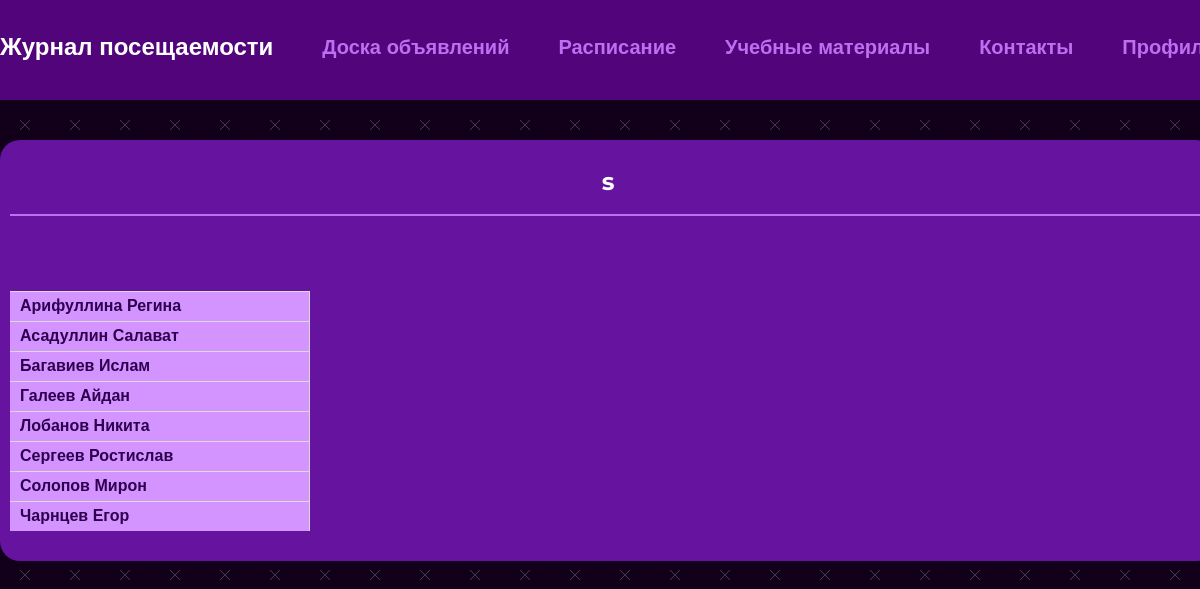
The page /lesson (signed in) on the database its author committed.
### main/models.py (models this page shows, shortened)
class Student(models.Model):
    SIMPLE_STUDENT = 0
    STUDENT_WITH_CAPABILITIES = 1
    HEADMAN = 2
    PERMISSION = [
        (SIMPLE_STUDENT, 'Обычный студент'),
        (STUDENT_WITH_CAPABILITIES, 'Студент с дополнительными возможностями'),
        (HEADMAN, 'Староста')
    ]
    WAITING = 0
    IS_APPPROVED = 1
    NOT_APPPROVED = 2
    STATE =[
        (WAITING, "Ожидание"),
        (IS_APPPROVED, 'Одобрено'),
        (NOT_APPPROVED, "Не одобрено")
    ]
    permission = models.SmallIntegerField(choices=PERMISSION, default=SIMPLE_STUDENT)
    room = models.ForeignKey(Room, on_delete=models.CASCADE)
    user = models.OneToOneField(User, on_delete=models.CASCADE)
    state = models.SmallIntegerField(choices=STATE, default=WAITING)
    class Meta:
        ordering = ['state']

### main/views.py (the view)
# urls.py: path('lesson', views.lesson, name='lesson'),
@login_required()
def lesson(request):
    cur_student = get_student(request)
    group = get_group(cur_student)
    cur_lesson = request.session.get('lesson_name')
    data = AttendanceLog.objects.filter(room=cur_student.room, lesson=cur_lesson)
    dates_iterator = data.values_list('date').iterator()
    dates = sorted(set(i for i in dates_iterator))
    list_of_students_by_date = {}
    for i in dates:
        temp = data.filter(date=i[0])
        list_of_students_by_date[i] = get_list_by_status(temp, group)
    contex = {
        'perm': get_perm(cur_student.permission),
        'group': group,
        'lesson_name': cur_lesson,
        'data_by_date': list_of_students_by_date,
        'navbar': 'lesson'
    }
    if 'date' in request.session:
        del request.session['date']
    for i in request.POST.keys():
        if i.find("*") != -1:
            date = i.split("*")[-1]
            request.session['date'] = datetime.datetime.strptime(date, "%B %d, %Y").strftime("%Y-%m-%d")
            return redirect("lesson_edit")
    if request.POST.get('delete'):
        temp = AttendanceLog.objects.filter(room=cur_student.room,
                                            lesson=cur_lesson)
        if temp.exists():
            temp.delete()
        return redirect("lesson")
    return render(request, "main/lesson.html", context=contex)

### main/views.py (called while the page is built)
def get_student(request):
    return Student.objects.get(user=request.user)

def get_group(cur_student):
    group = Student.objects.filter(room=cur_student.room).order_by('user__last_name', 'user__first_name')
    return group

def get_perm(permission):
    if permission == 0:
        return False
    return True

### main/templates/main/lesson.html (shortened to what this page needs)
{% extends 'main/base.html' %}
{% block content %}
        <div class="container">
          <div class="lesson__container">
            <div class="lesson__box">
              <div class="lesson__title">
                {{ lesson_name }}
              </div>
              <div class="lesson__package">
                <div class="lesson__names">
                  {% for student in group %}
                  <div class="lesson__name">{{ student.user.last_name }} {{ student.user.first_name }}</div>
                  {% endfor %}
                </div>
                <div class="lesson__table">
                </div>
              </div>
            </div>
          </div>
        </div>
{% endblock content%}

### main/static/main/css/main.css (style rules this page uses)
* { padding: 0; margin: 0; border: 0; }
*, *:before, *:after { -webkit-box-sizing: border-box; box-sizing: border-box; }
html, body { width: 100%; line-height: 1; font-size: 16px; -ms-text-size-adjust: 100%; -moz-text-size-adjust: 100%; -webkit-text-size-adjust: 100%; }
body { font-family: "Montserrat", sans-serif; background: url("./img/bg.jpg"); background-size: 50px; }
.container { width: 1216px; margin: 0 auto; }
.lesson__container { display: -webkit-box; display: -ms-flexbox; display: flex; -webkit-box-orient: vertical; -webkit-box-direction: normal; -ms-flex-direction: column; flex-direction: column; -webkit-box-align: center; -ms-flex-align: center; align-items: center; gap: 40px; }
.lesson__box { padding: 30px 10px; background: #66139F; border-radius: 20px; width: 1216px; display: -webkit-box; display: -ms-flexbox; display: flex; -webkit-box-orient: vertical; -webkit-box-direction: normal; -ms-flex-direction: column; flex-direction: column; gap: 25px; }
.lesson__title { font-weight: 700; font-size: 24px; color: #FFFFFF; text-align: center; padding-bottom: 20px; border-bottom: 2px solid #BC6FF1; }
.lesson__package { display: -webkit-box; display: -ms-flexbox; display: flex; }
.lesson__names { margin-top: 50px; display: -webkit-box; display: -ms-flexbox; display: flex; -webkit-box-orient: vertical; -webkit-box-direction: normal; -ms-flex-direction: column; flex-direction: column; }
.lesson__name { border-top: 1px solid #dadada; border-right: 1px solid #dadada; background: #D394FF; width: 300px; overflow: hidden; height: 30px; white-space: nowrap; padding: 6px 0 4px 10px; font-weight: 700; font-size: 16px; color: #2F0050; }
.lesson__table { display: -webkit-box; display: -ms-flexbox; display: flex; width: 876px; overflow-x: auto; }

### rows shown on the page
Student: user.last_name "Арифуллина", user.first_name "Регина"
Student: user.last_name "Асадуллин", user.first_name "Салават"
Student: user.last_name "Багавиев", user.first_name "Ислам"
Student: user.last_name "Галеев", user.first_name "Айдан"
Student: user.last_name "Лобанов", user.first_name "Никита"
Student: user.last_name "Сергеев", user.first_name "Ростислав"
Student: user.last_name "Солопов", user.first_name "Мирон"
Student: user.last_name "Чарнцев", user.first_name "Егор"

### other values the page prints
{{ lesson_name }} "s"
